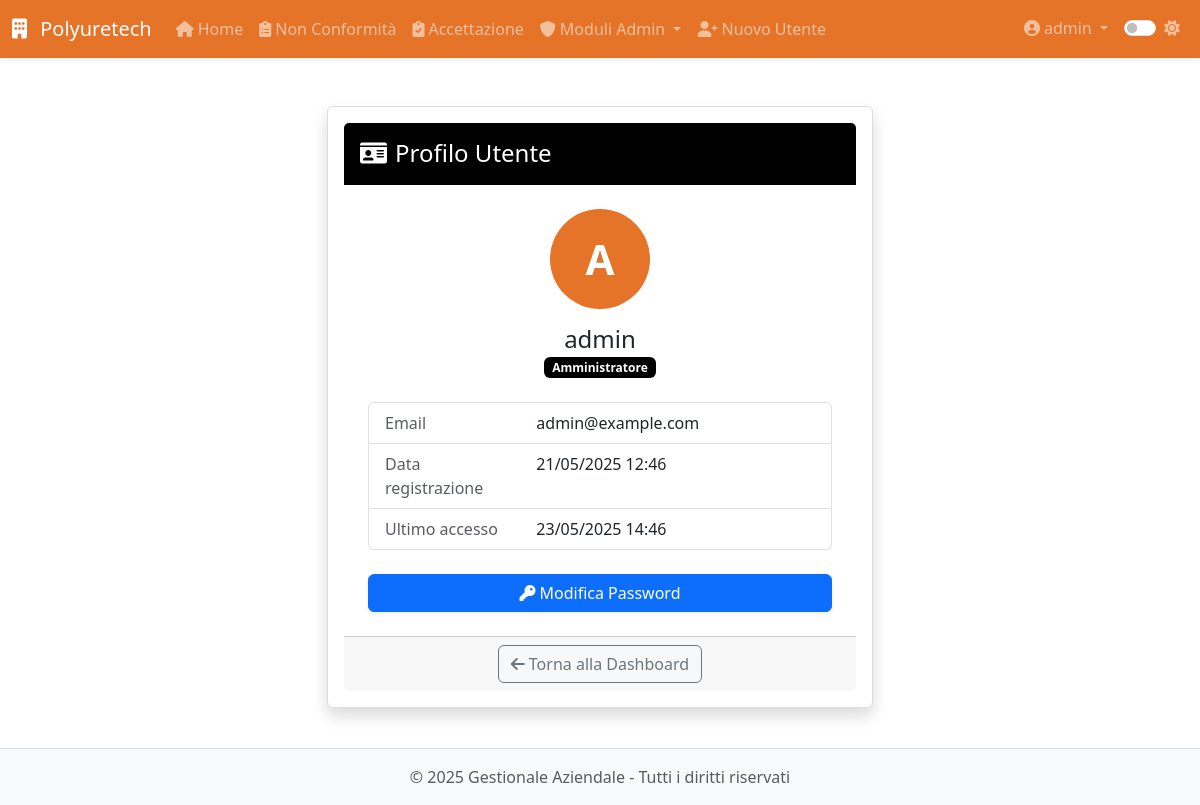
The page /profile (signed in) on the database as committed earlier.
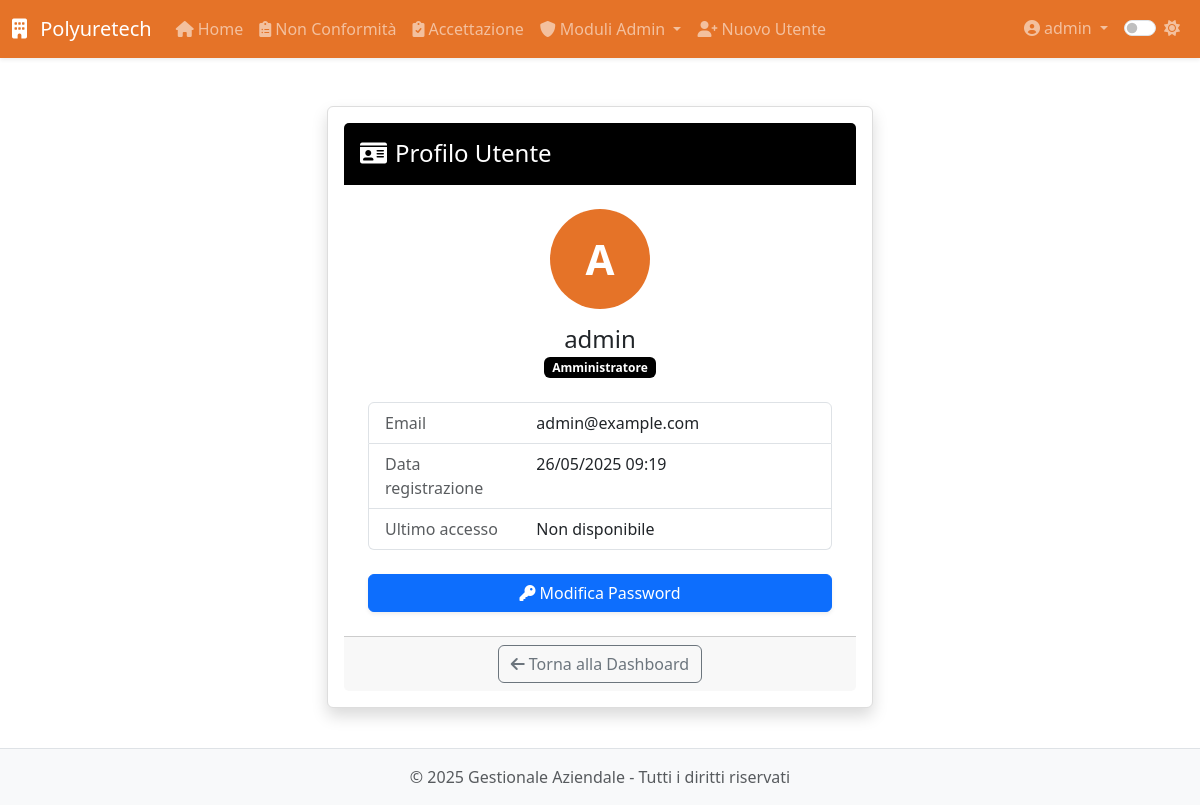
The same page on the database as committed later.
### app/models.py (models this page shows, shortened)
class User(UserMixin, db.Model):
    __tablename__ = 'users'
    id = db.Column(db.Integer, primary_key=True)
    username = db.Column(db.String(64), unique=True, nullable=False, index=True)
    email = db.Column(db.String(120), unique=True, nullable=False, index=True)
    password_hash = db.Column(db.String(128), nullable=False)
    role = db.Column(db.String(20), default='operatore')  # 'operatore' o 'admin'
    created_at = db.Column(db.DateTime, default=datetime.utcnow)
    last_login = db.Column(db.DateTime)
    is_active = db.Column(db.Boolean, default=True)
    is_admin = db.Column(db.Boolean, default=False)
    modules = db.Column(db.String(255), default='')  # Lista di moduli accessibili separati da virgola
    modulo1_entries = db.relationship('Modulo1Entry',
                               backref='author',
                               lazy='dynamic',
                               foreign_keys='Modulo1Entry.user_id')
    modulo5_entries = db.relationship('Modulo5Entry',
                               backref='author',
                               lazy='dynamic',
                               foreign_keys='Modulo5Entry.user_id')
    def is_admin(self):
        return self.role == 'admin'

### app/routes/auth.py (the view)
@auth.route('/profile')
@login_required
def profile():
    return render_template('auth/profile.html', title='Profilo')

### app/__init__.py (called while the page is built)
def register_jinja_filters(app):
    @app.template_filter('format_date')
    def format_date(value, format='%d/%m/%Y'):
        if value:
            return value.strftime(format)
        return ""
    @app.template_filter('format_currency')
    def format_currency(value):
        """Formatta un valore come valuta"""
        if value is not None:
            return f"€ {value:,.2f}".replace(",", "X").replace(".", ",").replace("X", ".")
        return "€ 0,00"
    @app.template_filter('truncate_text')
    def truncate_text(text, length=100):
        """Tronca il testo alla lunghezza specificata"""
        if text and len(text) > length:
            return text[:length] + "..."
        return text if text else ""

### app/models.py (called while the page is built)
@login_manager.user_loader
def load_user(id):
    return User.query.get(int(id))

### app/templates/auth/profile.html (shortened to what this page needs)
{% extends "base.html" %}
{% block content %}
<div class="row justify-content-center">
    <div class="col-md-8 col-lg-6">
        <div class="card shadow">
            <div class="card-header bg-primary text-white">
                <h4 class="my-2"><i class="fas fa-id-card me-2"></i>Profilo Utente</h4>
            </div>
            <div class="card-body p-4">
                <div class="text-center mb-4">
                    <div class="avatar-circle mx-auto mb-3">
                        <span class="avatar-initials">{{ current_user.username[:1] | upper }}</span>
                    </div>
                    <h4 class="mb-0">{{ current_user.username }}</h4>
                    <p class="text-muted">
                        <span class="badge bg-{{ 'primary' if current_user.is_admin() else 'secondary' }}">
                            {{ 'Amministratore' if current_user.is_admin() else 'Operatore' }}
                        </span>
                    </p>
                </div>
                <div class="list-group mb-4">
                    <div class="list-group-item">
                        <div class="row">
                            <div class="col-md-4 text-muted">Email</div>
                            <div class="col-md-8 text-truncate">{{ current_user.email }}</div>
                        </div>
                    </div>
                    <div class="list-group-item">
                        <div class="row">
                            <div class="col-md-4 text-muted">Data registrazione</div>
                            <div class="col-md-8">{{ current_user.created_at | format_date('%d/%m/%Y %H:%M') }}</div>
                        </div>
                    </div>
                    <div class="list-group-item">
                        <div class="row">
                            <div class="col-md-4 text-muted">Ultimo accesso</div>
                            <div class="col-md-8">
                                {% if current_user.last_login %}
                                    {{ current_user.last_login | format_date('%d/%m/%Y %H:%M') }}
                                {% else %}
                                    Non disponibile
                                {% endif %}
                            </div>
                        </div>
                    </div>
                </div>
                <div class="d-grid gap-2">
                    <a href="{{ url_for('auth.change_password') }}" class="btn btn-primary">
                        <i class="fas fa-key me-1"></i>Modifica Password
                    </a>
                </div>
            </div>
            <div class="card-footer text-center">
                <a href="{{ url_for('index') }}" class="btn btn-outline-secondary">
                    <i class="fas fa-arrow-left me-1"></i>Torna alla Dashboard
                </a>
            </div>
        </div>
    </div>
</div>
{% endblock %}

### app/templates/base.html (shortened to what this page needs)
<!DOCTYPE html>
<html lang="it">
<head>
    <link href="https://cdn.jsdelivr.net/npm/bootstrap@5.3.0-alpha1/dist/css/bootstrap.min.css" rel="stylesheet">
    <link rel="stylesheet" href="https://cdnjs.cloudflare.com/ajax/libs/font-awesome/6.0.0/css/all.min.css">
    <link id="theme-style" rel="stylesheet" href="{{ url_for('static', filename='css/theme-' + theme + '.css') }}">
    <link rel="stylesheet" href="{{ url_for('static', filename='css/style.css') }}">
    <link rel="stylesheet" href="{{ url_for('static', filename='css/modulo8.css') }}">
</head>
<body>
    <header class="navbar navbar-expand-lg navbar-dark bg-primary sticky-top shadow-sm">
        <div class="container-fluid">
            <a class="navbar-brand" href="{{ url_for('dashboard.index') }}">
                <i class="fas fa-building me-2"></i> Polyuretech
            </a>
            <div class="collapse navbar-collapse" id="navbarMain">
                {% if current_user.is_authenticated %}
                <ul class="navbar-nav me-auto">
                    <li class="nav-item">
                        <a class="nav-link" href="{{ url_for('dashboard.index') }}">
                            <i class="fas fa-home me-1"></i>Home
                        </a>
                    </li>
                    <li class="nav-item">
                        <a class="nav-link" href="{{ url_for('modulo1.index') }}">
                            <i class="fas fa-clipboard-list me-1"></i>Non Conformità
                        </a>
                    </li>
                    <li class="nav-item">
                        <a class="nav-link" href="{{ url_for('modulo5.index') }}">
                            <i class="fas fa-clipboard-check me-1"></i>Accettazione
                        </a>
                    </li>
                    {% if current_user.is_admin() %}
                    <li class="nav-item dropdown">
                        <a class="nav-link dropdown-toggle" href="#" id="adminModulesDropdown" data-bs-toggle="dropdown">
                            <i class="fas fa-shield-alt me-1"></i>Moduli Admin
                        </a>
                    </li>
                    <li class="nav-item">
                        <a class="nav-link" href="{{ url_for('auth.register') }}">
                            <i class="fas fa-user-plus me-1"></i>Nuovo Utente
                        </a>
                    </li>
                    {% endif %}
                </ul>
                <ul class="navbar-nav ms-auto">
                    <li class="nav-item dropdown">
                        <a class="nav-link dropdown-toggle" href="#" id="userDropdown" data-bs-toggle="dropdown">
                            <i class="fas fa-user-circle me-1"></i>{{ current_user.username }}
                        </a>
                    </li>
                    <li class="nav-item">
                        <div class="nav-link">
                            <div class="form-check form-switch">
                                <input class="form-check-input" type="checkbox" id="darkModeToggle" {% if theme == 'dark' %}checked{% endif %}>
                                <label class="form-check-label" for="darkModeToggle">
                                    <i id="theme-icon" class="fas {% if theme == 'dark' %}fa-moon{% else %}fa-sun{% endif %}"></i>
                                </label>
                            </div>
                        </div>
                    </li>
                </ul>
                {% endif %}
            </div>
        </div>
    </header>
    <main class="container py-4">
        {% block content %}{% endblock %}
    </main>
    <footer class="footer mt-auto py-3 bg-light">
        <div class="container text-center">
            <span class="text-muted">&copy; {{ current_year }} {{ app_name }} - Tutti i diritti riservati</span>
        </div>
    </footer>
</body>
</html>

Rows that differ between the two databases and show on the page:
changed User "admin": created_at "21/05/2025 12:46" → "26/05/2025 09:19"; last_login "23/05/2025 14:46" → (not shown)
Other text that changed with them:
text now shown: "Non disponibile"
